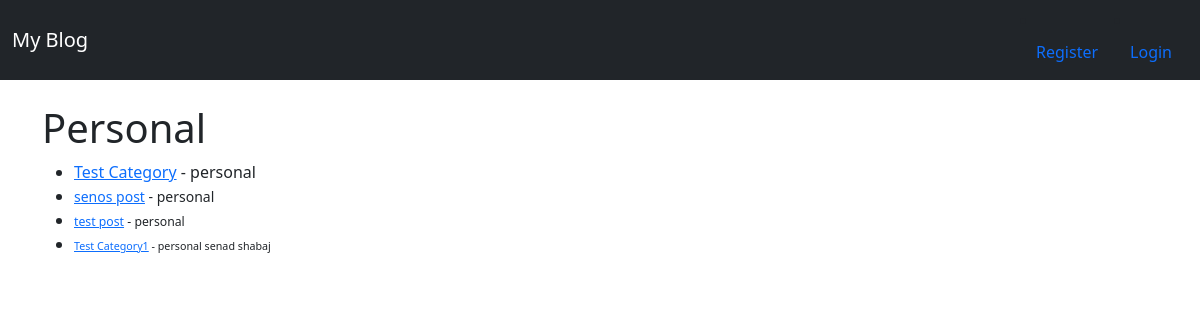
Screenshot of /category/personal/ with the database file from the repository.
### libpro/models.py (models this page shows, shortened)
class Post(models.Model):
    title = models.CharField(max_length=255)
    title_tag = models.CharField(max_length=255)
    author = models.ForeignKey(User, on_delete=models.CASCADE)
    body = models.TextField()
    post_date = models.DateTimeField(auto_now_add=True)
    category = models.CharField(max_length=255, default = 'Personal')
    likes = models.ManyToManyField(User, related_name='blog_post')

### libpro/views.py (the view)
# urls.py: path('category/<str:cats>/', CategoryView, name = 'category'),
def CategoryView(request, cats):
    category_posts = Post.objects.filter(category=cats)
    return render(request, 'categories.html', {'cats':cats.replace('-',' ').title(), 'category_posts':category_posts})

### libpro/templates/categories.html (shortened to what this page needs)
{% extends 'base.html'%}
{% block content %}
{% if category_posts %}
    <h1>{{ cats }}</h1>
    <ul>
    {% for post in category_posts %}
        <li><a href= "{% url 'post-details' post.pk  %}">{{ post.title }}</a> -
        {{ post.category }}
        {{ post.author.first_name }} {{ post.author.last_name }}
        <small>
    {% endfor %}
    </ul>
{% else %}
    <h3> Sorry this page does not exist :(</h3>
{% endif %}
{% endblock %}

### rows the page displays
Post: title "Test Category", category "personal"
Post: title "senos post", category "personal"
Post: title "test post", category "personal"
Post: title "Test Category1", category "personal", author.first_name "senad", author.last_name "shabaj"

### other values shown
{{ cats }} "Personal"
